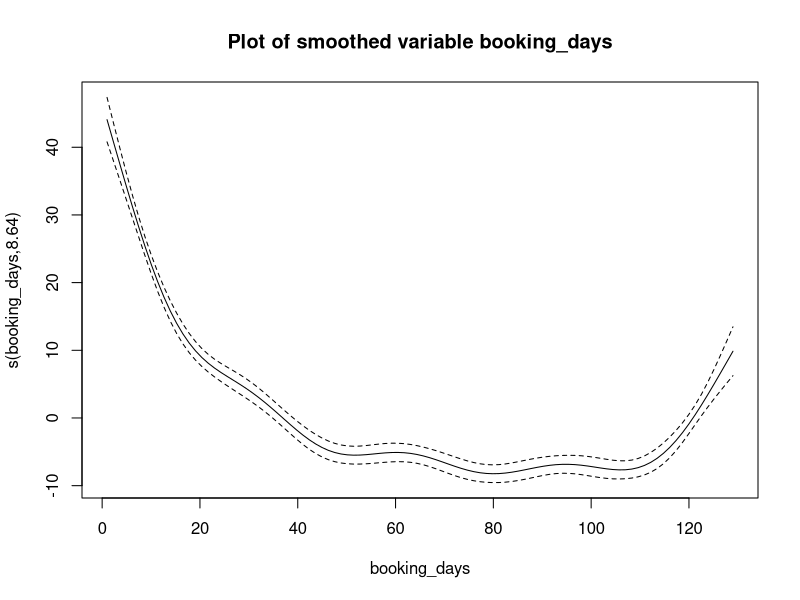
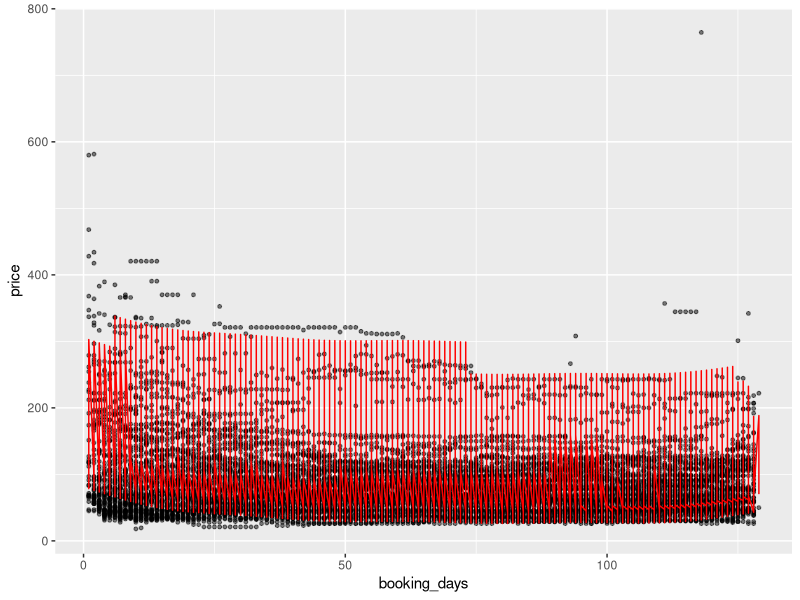

Source code (R) for these figures, in order:
#Clear workspace
rm(list = ls())

#install.packages('ggplot2')
#install.packages('magrittr')
#install.packages('tidyverse')

#Load libraries
library(ggplot2)
library(mgcv)
library(magrittr)
library(tidyverse)

#Load flight data
flight_data <- read.csv('new_flight_data.csv', header=TRUE, stringsAsFactors=FALSE)
flight_data$fly_to <- as.factor(flight_data$fly_to)

m = gam(price~s(booking_days)+fly_to,data=flight_data)
print(summary(m))
plot(m,main='Plot of smoothed variable booking_days')

flight_pred <- data.frame(booking_days = flight_data$booking_days,
                          fly_to = flight_data$fly_to,
                          price = flight_data$price,
                          predicted_values  = predict(m, newdata = flight_data))

tmpplot<-ggplot(flight_pred, aes(x = booking_days)) +
  geom_point(aes(y = price), size = 1, alpha = 0.5) + geom_line(aes(y = predicted_values), colour = "red")
plot(tmpplot,sub='Plot of smoothed variable booking_days')

result <- flight_pred[0,]
for(dest in unique(flight_pred$fly_to)){
  tmp_data <- flight_pred[flight_pred$fly_to == dest,]
  min_idx <- which(tmp_data$predicted_values == min(tmp_data$predicted_values))
  result <- rbind(result, tmp_data[min_idx,])
}

min_booking_days.mean <- mean(result$booking_days)
min_booking_days.median <- median(result$booking_days)